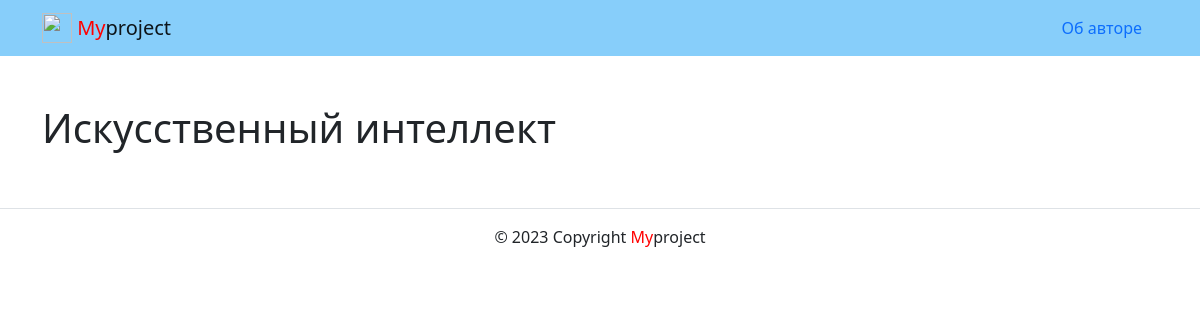
The page /news/it/ai/ on the database as committed earlier.
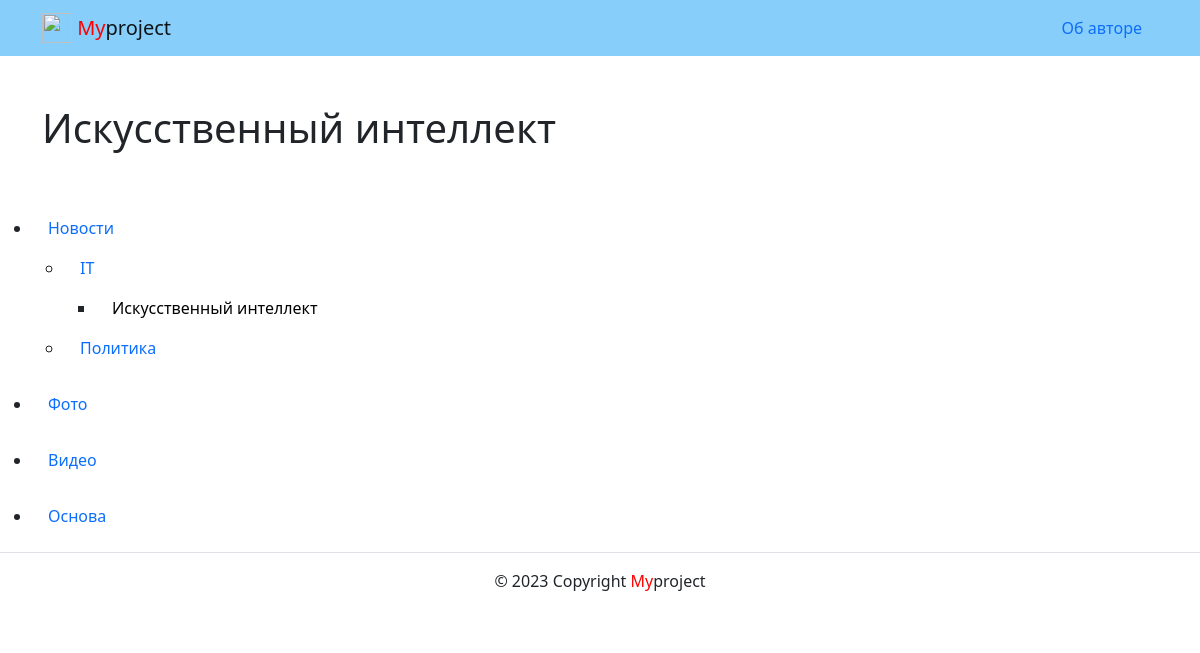
The same page on the database as committed later.
### menu/models.py (models this page shows, shortened)
class MenuItemModel(models.Model):
    title = models.CharField(max_length=50)
    menu_name = models.ForeignKey(
        MenuModel,
        null=True,
        on_delete=models.CASCADE,
        related_name='menu_item'
    )
    slug = models.CharField(max_length=50, blank=True, unique=True)
    parent = models.ForeignKey(
        'self',
        null=True,
        blank=True,
        on_delete=models.CASCADE,
        related_name='children'
    )
    url = models.CharField(max_length=50, blank=True)
    class Meta:
        verbose_name = 'Menu Section'

### main/view.py (the view)
# urls.py: path('', universal_page_test_pages),
def universal_page_test_pages(request):
    slug = request.path.split('/')[-2]
    if slug:
        menu_items = get_object_or_404(MenuItemModel, slug=slug)
        title = menu_items.title
    else:
        title = 'Главное меню'
    context = {'title': title}
    return render(request, 'index.html', context)

### core/context_processors/year.py (called while the page is built)
def year(request):
    return {
        'year': datetime.datetime.now().year
    }

### menu/templatetags/menu_tags.py (called while the page is built)
@register.inclusion_tag('includes/menu.html')
def draw_menu(menu_name, request):
    def add_children(menu_item):
        children = None
        if menu_item.url in request.path:
            children = [
                add_children(child) for child in menu_item.children.all()
            ]
        return {
            'item': menu_item,
            'children': children
        }
    first_menu_item = MenuItemModel.objects.filter(
        menu_name__name=menu_name,
        parent=None
        ).prefetch_related('children').select_related('menu_name')
    menu_tree = [add_children(item) for item in first_menu_item]
    return {'menu_tree': menu_tree, 'request': request}

### templates/index.html (shortened to what this page needs)
{% extends 'base.html' %}
{% block content %}
  <div class="container py-5">
    <h1>{{ title }}</h1>
    </div>
  {% load menu_tags %}
  {% draw_menu 'main_menu' request %}
  {% draw_menu 'additional_menu' request %}
{% endblock %}

### templates/base.html (shortened to what this page needs)
{% load static %}
<!DOCTYPE html>
<html lang="ru">
  <head>
    <link rel="stylesheet" href="https://cdn.jsdelivr.net/npm/bootstrap@5.1.3/dist/css/bootstrap.min.css">
    </head>
    <body>
    {% include 'includes/header.html' %}
    <main>
      {% block content %}{% endblock %}
      </main>
    <footer class="border-top text-center py-3">
      {% include 'includes/footer.html' %}
      </footer>
    </body>
  </html>

### templates/includes/header.html
{% load static %}
<header>
    <nav class="navbar navbar-light" style="background-color: lightskyblue">
        <div class="container">
            <a class="navbar-brand" href="/">
                <img src="" width="30" height="30" class="d-inline-block align-top" alt="">
                <span style="color:red">My</span>project
              </a>
            <ul class="nav nav-pills">
              <li class="nav-item">
                <a class="nav-link {% if view_name  == 'about:author' %}active{% endif %}"
                href="{% url 'about:author' %}">
                  Об авторе
                </a>
                </li>
              </ul>
          </div>
      </nav>
  </header>

### templates/includes/menu.html
{% for item in menu_tree %}
    <ul>
        <li class="nav-item">
            <a class="nav-link {% if item.item.url == request.path %} active {% endif %}"
                href="{{ item.item.url }}"
                {% if item.item.url == request.path %} style="color: black;" {% endif %}>
                {{ item.item.title }}
            </a>
            {% if item.children %}
                {% include "includes/menu.html" with menu_tree=item.children %}
            {% endif %}
        </li>
    </ul>
{% endfor %}

### templates/includes/footer.html
<p>© {{ year }} Copyright <span style="color:red">My</span>project</p>

Rows that differ between the two databases and show on the page:
now on this page (row edited): MenuItemModel: title "Искусственный интеллект", item "Искусственный интеллект", url "/news/it/ai/" (drawn), shown under "IT"
now on this page (row edited): MenuItemModel: item "Новости", shown under "Искусственный интеллект"
now on this page (row edited): MenuItemModel: item "IT", shown under "Новости"
added MenuItemModel: item "Политика", shown under "Новости"
now on one of the page's lists (row edited): MenuItemModel: item "Фото"
now on this page (row edited): MenuItemModel: item "Видео", shown under "Искусственный интеллект"
added MenuItemModel: item "Основа", shown under "Искусственный интеллект"
